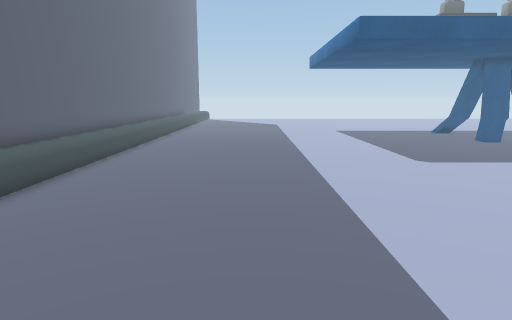
View 1 (above)

24 first-person views from a walk through a scene from a Unity 3-D project. The camera is 1.2 m above the floor, tilts 10° down and sees 75° across. The floor is counted in squares, 0.5 m on a side. Each view is taken from the middle of a square. On the plan, view 1 faces up. The plan holds only what a view shows up to about 20 squares ahead; the rest is blank. The place goes on beyond the plan. Some animated figures are left out.

View 2
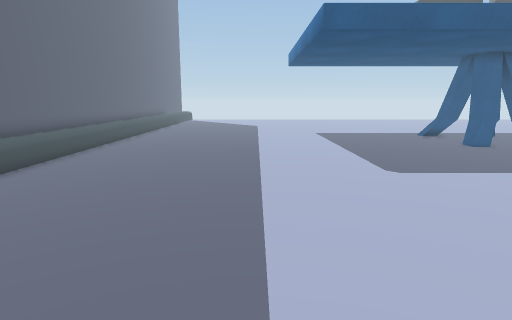

View 3
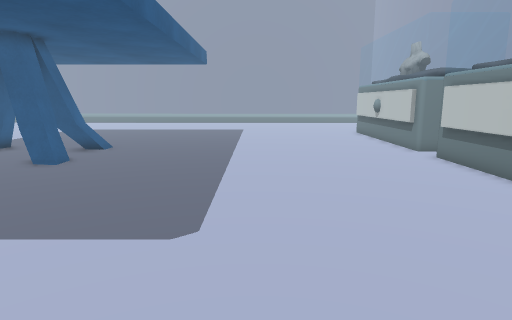

View 4
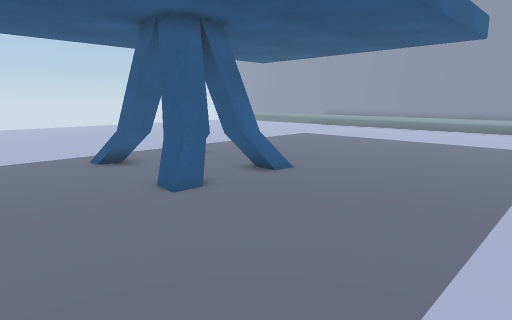

View 5
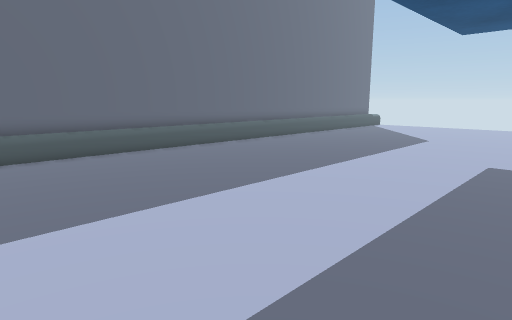

View 6
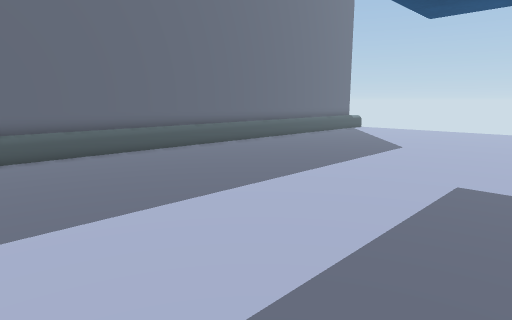

View 7
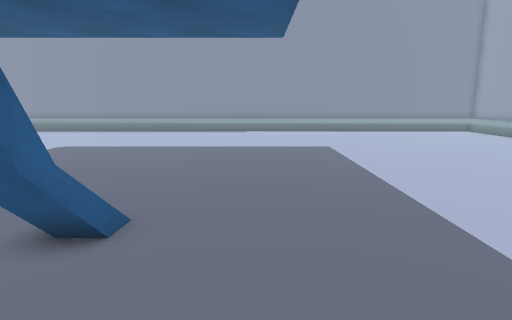

View 8
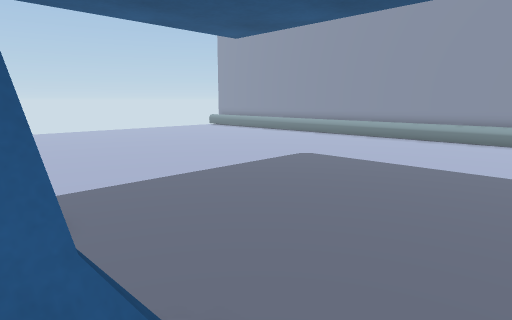

View 9
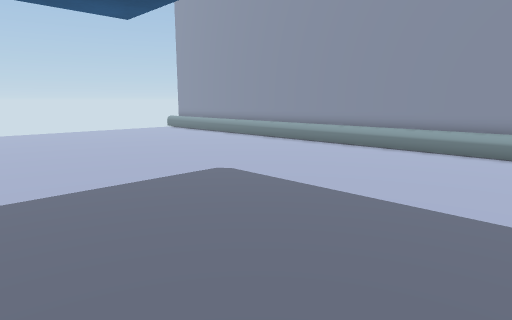

View 10
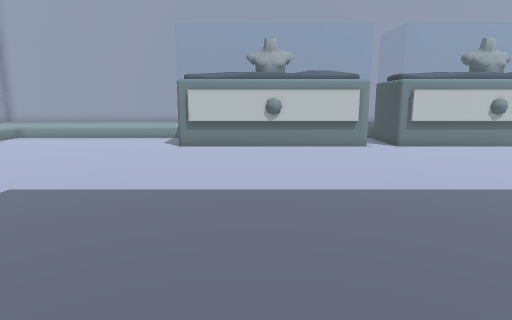

View 11
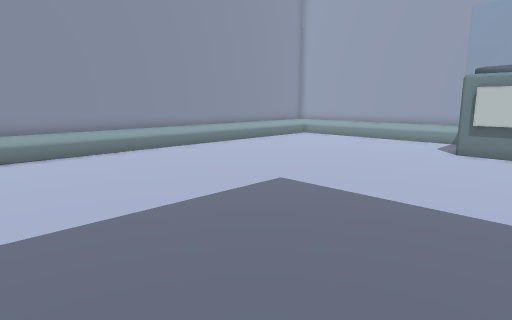

View 12
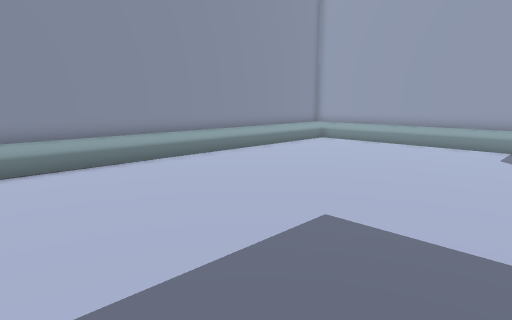

View 13
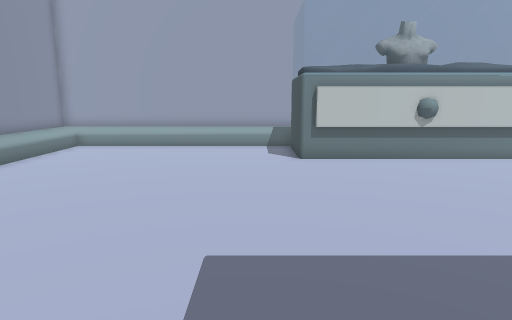

View 14
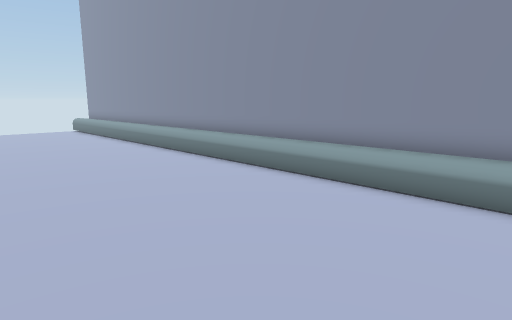

View 15
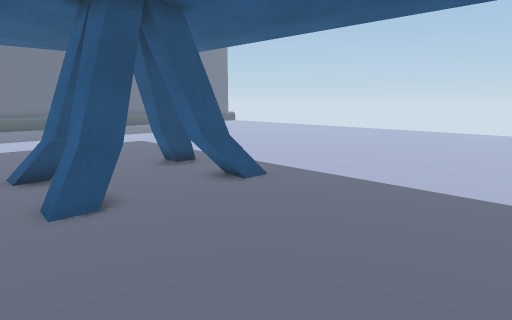

View 16
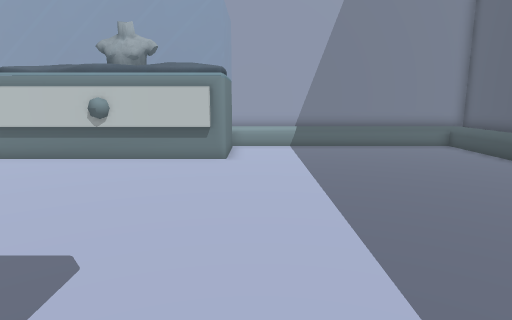

View 17
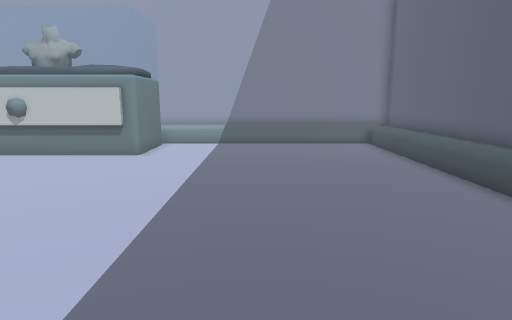

View 18
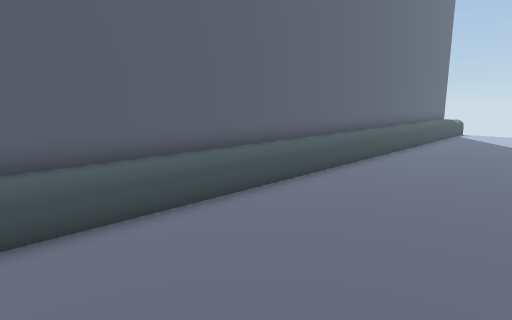

View 19
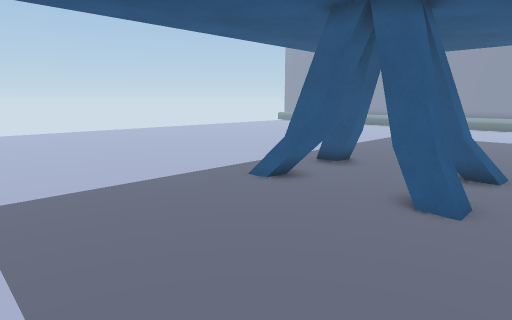

View 20
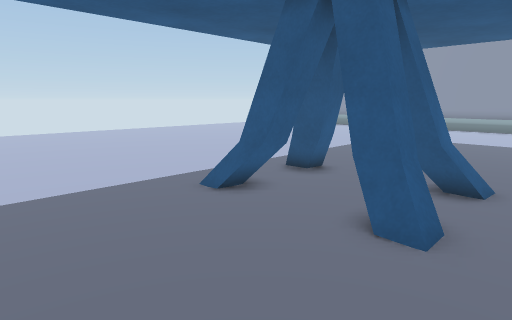

View 21
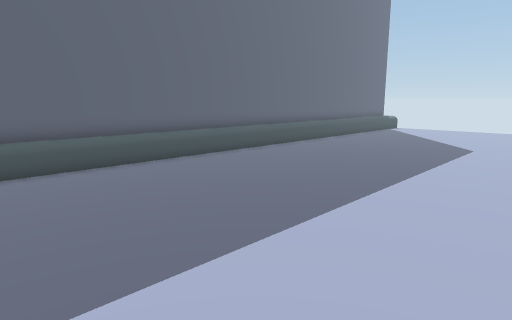

View 22
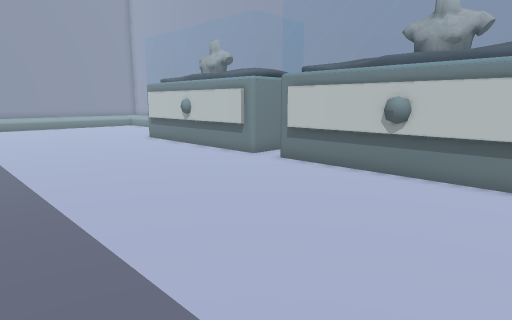

View 23
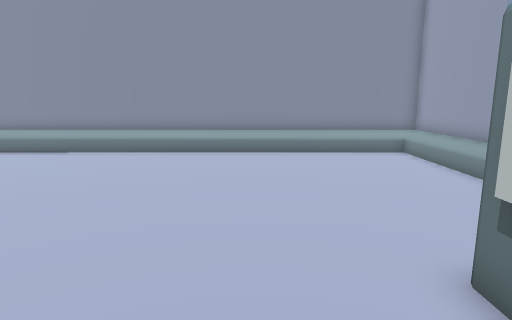

View 24
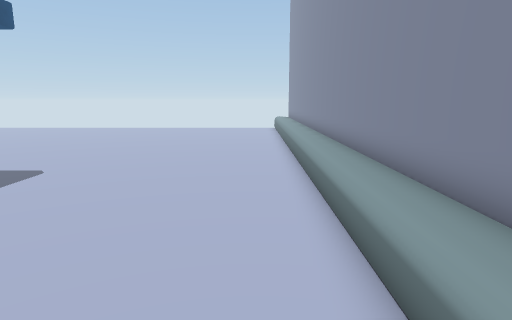

### Floor plan
Key: @ floor where view 1 was taken; # wall or solid block; . main floor; : floor 0.5 m higher than the main floor; / step, stairs or slope; = window, fence, low wall or low ledge; ^ raised ledge; T thing the floor can be seen under or through.
Columns run from 8 left of view 1 to 40 right of it. Each row starts with its distance up from view 1.
 32 ##.............................................:#
 31 #:.............................................:#
 30 #:.............................................:#
 29 #:.............................................:#
 28 #:.............................................:#
 27 #:.............................................:#
 26 #:.............................................:#
 25 #:....................=T T=....................:#
 24 #:....................TTTTT....................:#
 23 #:.....................TTT.....................:#
 22 #:....................TT TT....................:#
 21 #:....................=TTTT....................:#
 20 #:....................==.==....................:#
 19 #:.............................................:#
 18 #:.............................................:#
 17 #:.............................................:#
 16 #:.............................................:#
 15 #:.............................................:#
 14 #:.............................................:#
 13 #:.............................................:#
 12 #:.............................................:#
 11 #:.............................................:#
 10 #:.............................................:#
  9 #:.............................................:#
  8 #:.............................................:#
  7 #:.............................................:#
  6 #:.............................................:#
  5 #:............... ##......... #................:#
  4 #:...........=^^^###^^^^ ^^^^##^^^^^...........:#
  3 #:...........^^^^^  ^^^^ ^^^^^  ^^^^...........:#
  2 #:...........^         ^ ^         ^...........:#
  1 #:...........^                     ^...........:#
  0 #://////@/////=                    =///////////:#
 -1 ################       #####     ################

Where each view was taken, in squares from view 1:
view 1: 0 up, 0 right, facing up
view 2: 2 up, 2 right, facing up
view 3: 12 up, 1 right, facing right
view 4: 12 up, 9 right, facing up-right
view 5: 13 up, 9 right, facing up-left
view 6: 17 up, 9 right, facing up-left
view 7: 17 up, 12 right, facing right
view 8: 18 up, 17 right, facing up-right
view 9: 18 up, 22 right, facing up-right
view 10: 22 up, 23 right, facing down
view 11: 21 up, 23 right, facing down-right
view 12: 19 up, 26 right, facing down-right
view 13: 18 up, 29 right, facing down
view 14: 17 up, 30 right, facing up-right
view 15: 18 up, 26 right, facing up-left
view 16: 18 up, 4 right, facing down
view 17: 19 up, 0 right, facing down
view 18: 19 up, 0 right, facing up-left
view 19: 18 up, 6 right, facing up-right
view 20: 18 up, 8 right, facing up-right
view 21: 16 up, 6 right, facing up-left
view 22: 15 up, 6 right, facing down-right
view 23: 7 up, 23 right, facing right
view 24: 16 up, 37 right, facing up
